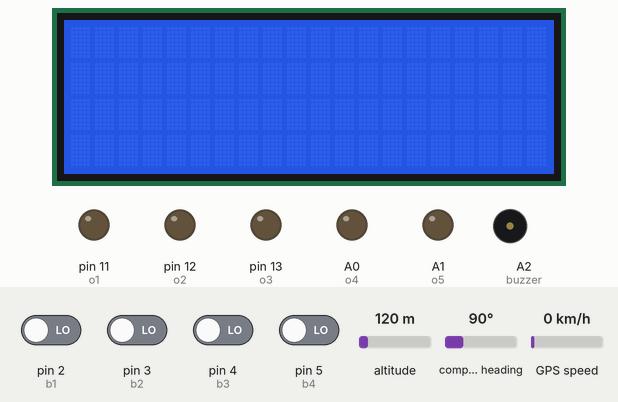
Simulated run of this sketch. Board: Arduino Uno, built with avr-gcc and run on an emulated ATmega328P. Shown: 20×4 character LCD, output pins drawn as LEDs (lit = HIGH), buzzer (waves = sounding, pin HIGH). Inputs (shaded band) come from the test bench; at power-on: pin 2 (b1), pin 3 (b2), pin 4 (b3), pin 5 (b4) LOW, altitude 120 m, compass heading 90°, GPS speed 0 km/h. The GPS gets a fix after 3 s at 37.7749, -122.4194 with 8 satellites; the modem accepts every AT command (registered, SIM ready, sends succeed) and sends nothing else; what the sketch prints to the serial monitor is not drawn.

Above: at 1.2 s.
1.3 s: pin 2 (b1) driven HIGH
At 4.8 s:
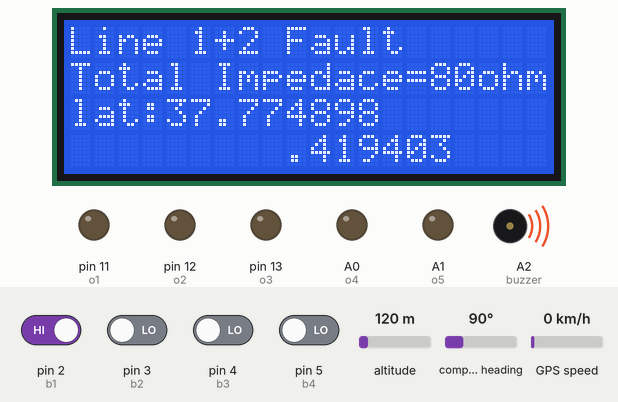
5.1 s: pin 2 (b1) driven LOW
At 9.1 s:
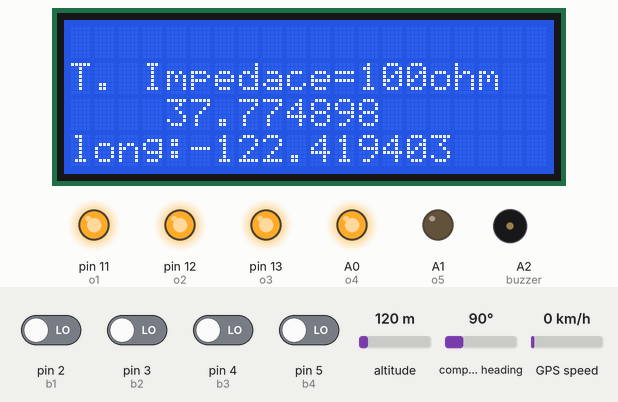
9.2 s: pin 3 (b2) driven HIGH
At 11.2 s:
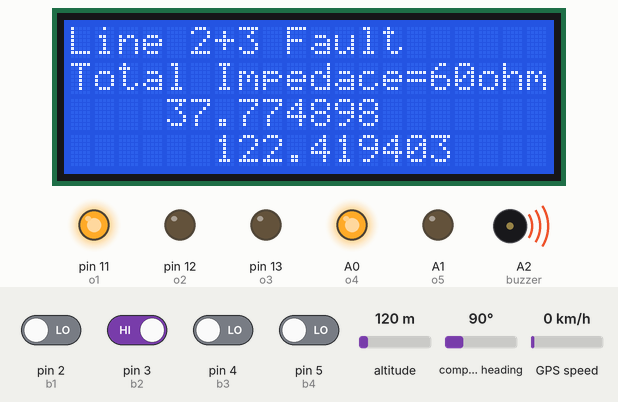
11.8 s: pin 2 (b1) driven HIGH
At 15.8 s:
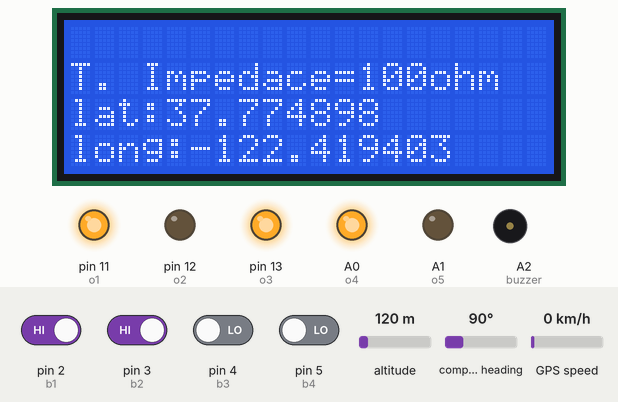
Timing chart, 0 to 28.0 s (numbered marks = the images above; inputs shaded):
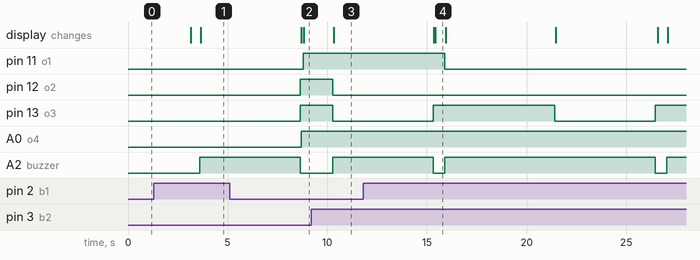

Measured:
- after the input at 1.3 s, pin 11 (o1), pin 12 (o2): stays LOW (without the input it goes to HIGH after 1.8 s); pin 13 (o3), A0 (o4): stays LOW (without the input it goes to HIGH after 1.9 s); A2 (buzzer): LOW → HIGH after 2.3 s; the display: first changes after 1.9 s (image 1 shows a later state)
- after the input at 5.1 s, pin 11 (o1): LOW → HIGH after 3.7 s; the display: first differs from a run without the input after 3.7 s (image 2)
- after the input at 9.2 s, pin 12 (o2), pin 13 (o3): HIGH → LOW after 1.1 s; A2 (buzzer): LOW → HIGH after 1.1 s; the display: changes after 1.1 s (image 3)
- after the input at 11.8 s, pin 11 (o1): HIGH → LOW after 4.1 s; pin 12 (o2): stops changing and stays LOW; A2 (buzzer): HIGH → LOW after 14.7 s, → HIGH 0.58 s later; the display: first differs from a run without the input after 3.6 s (image 4)
- what the display in image 4 shows lasts 0.5 s, from 15.4 s to 15.9 s

The sketch:

1048.ino
```cpp
#include <LiquidCrystal_I2C.h>
#include <Wire.h>
#include <SoftwareSerial.h>
#include <TinyGPS++.h>

LiquidCrystal_I2C lcd(0x27, 20, 4);
SoftwareSerial gsmSerial(7, 8); // GSM module
SoftwareSerial gpsSerial(9, 10); // GPS module

TinyGPSPlus gps; // Create a TinyGPS++ object

// Pin definitions
int o1 = 11;
int o2 = 12;
int o3 = 13;
int o4 = A0;
int o5 = A1;

int buzzer = A2;

int b1 = 2;
int b2 = 3;
int b3 = 4;
int b4 = 5;
//int b5 = 6;

void setup() {
  Serial.begin(9600);
  lcd.begin();
  lcd.backlight();
  gsmSerial.begin(9600); // Begin GSM module communication
  gpsSerial.begin(9600); // Begin GPS module communication
  pinMode(b1, INPUT);
  pinMode(b2, INPUT);
  pinMode(b3, INPUT);
  pinMode(b4, INPUT);
//  pinMode(b5, INPUT);
  pinMode(o1, OUTPUT);
  pinMode(o2, OUTPUT);
  pinMode(o3, OUTPUT);
  pinMode(o4, OUTPUT);
  pinMode(o5, OUTPUT);
  pinMode(buzzer, OUTPUT);

}

void loop() {
  // Process GPS data
  while (gpsSerial.available() > 0) {
    if (gps.encode(gpsSerial.read())) {
      // You can access GPS data using the TinyGPS++ functions
      if (gps.location.isValid()) {
        // Process other tasks
        Serial.println(gps.location.lat(), 6);
        Serial.println(gps.location.lng(), 6);
          lcd.setCursor(0, 1);
    lcd.print("T. Impedace=100ohm        ");
        lcd.setCursor(0, 2);
        lcd.print("lat:");
        lcd.print(gps.location.lat(), 6);

        lcd.setCursor(0, 3);
        lcd.print("long:");
        lcd.print(gps.location.lng(), 6);
       bbb();
      }
    }
  }
}

void bbb() {
  int b11 = digitalRead(b1);
  int b22 = digitalRead(b2);
  int b33 = digitalRead(b3);
  int b44 = digitalRead(b4);
//  int b55 = digitalRead(b5);

        Serial.print(b11);
        Serial.print(b22);
        Serial.print(b33);
        Serial.println(b44);


  if (b11 == HIGH) {
    sendSMS("Line 1+2 Fault & Impedance Was recorded 80ohm ", gps.location.lat(), gps.location.lng());
    digitalWrite(o1, LOW);
    digitalWrite(o2, LOW);
    analogWrite(buzzer, 1023);
    lcd.setCursor(0, 0);
    lcd.print("Line 1+2 Fault    ");
     lcd.setCursor(0, 1);
    lcd.print("Total Impedace=80ohm         ");
    delay(5000);


  } else {
    digitalWrite(o1, HIGH);
     digitalWrite(o2, HIGH);
    analogWrite(buzzer, 0);
    lcd.setCursor(0, 0);
    lcd.print("                        ");
  }

  if (b22 == HIGH) {
    sendSMS("Line 2+3 Fault & Impedance Was recorded 60ohm ", gps.location.lat(), gps.location.lng());
    digitalWrite(o2, LOW);
        digitalWrite(o3, LOW);

    analogWrite(buzzer, 1023);
    lcd.setCursor(0, 0);
    lcd.print("Line 2+3 Fault    ");
      lcd.setCursor(0, 1);
    lcd.print("Total Impedace=60ohm      ");
    delay(5000);
  } else {
    digitalWrite(o2, HIGH);
        digitalWrite(o3, HIGH);

    analogWrite(buzzer, 0);
    lcd.setCursor(0, 0);
    lcd.print("                      ");
  }

  if (b33 == HIGH) {
    sendSMS("Line 1+gnd Fault & Impedance Was recorded 40ohm ", gps.location.lat(), gps.location.lng());
    digitalWrite(o1, LOW);

    analogWrite(buzzer, 1023);
    lcd.setCursor(0, 0);
    lcd.print("Line 1+gnd Fault    ");

      lcd.setCursor(0, 1);
    lcd.print("Total Impedace=40ohm        ");
    delay(5000);
  } else {
    digitalWrite(o3, HIGH);
    analogWrite(buzzer, 0);
    lcd.setCursor(0, 0);
    lcd.print("                   ");
  }

  if (b44 == HIGH) {
    sendSMS("Line 2+gnd Fault  & Impedance Was recorded 20ohm ", gps.location.lat(), gps.location.lng());
    digitalWrite(o2, LOW);
    analogWrite(buzzer, 1023);
    lcd.setCursor(0, 0);
    lcd.print("Line 2+gnd Fault");
      lcd.setCursor(0, 1);
    lcd.print("Total Impedace=20ohm          ");
    delay(5000);
  } else {
    digitalWrite(o4, HIGH);
    analogWrite(buzzer, 0);
    lcd.setCursor(0, 0);
    lcd.print("                     ");
  }


}


void sendSMS(String message, float latitude, float longitude) {
  gsmSerial.println("AT+CMGF=1"); // Set SMS mode to text
  delay(100);
  gsmSerial.print("AT+CMGS=\"+01886501961\""); // Replace with the recipient's phone number
  gsmSerial.write(0x0D); // Enter
  delay(100);
  gsmSerial.print(message + " - Google Maps Link:  ");
  gsmSerial.print("http://maps.google.com/maps?q=");
  gsmSerial.print(latitude, 6);
  gsmSerial.print(",");
  gsmSerial.print(longitude, 6);
  gsmSerial.write(0x1A); // Ctrl+Z (End of SMS)
  delay(100);
}
```
